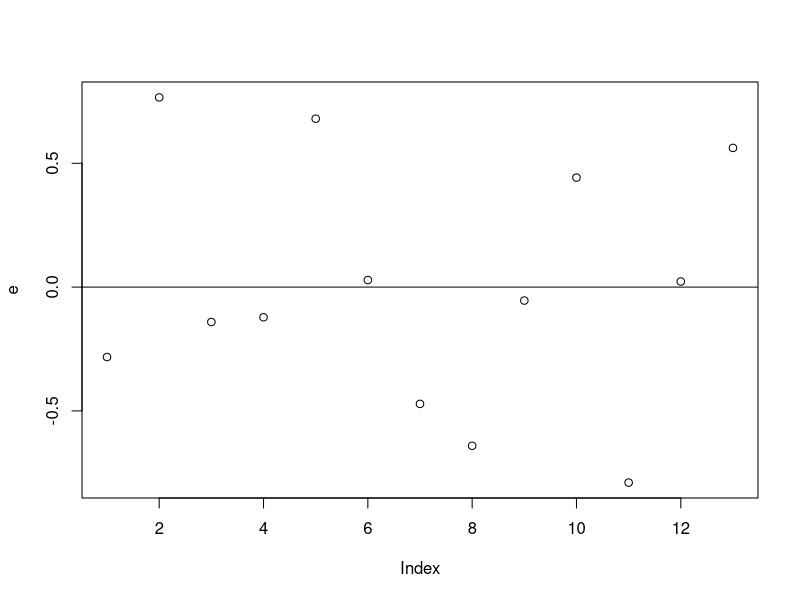

R code for this plot:
x = c(2000,2300,2500,2600,2800,3000,3100,3400,3700,3800,4000,4600,4800)
y = c(15,27,20,21,31,26,22,23,32,39,27,43,53)

cor.test(x,y)

# dobry model (b. dobry od 0.9)

model = lm(sqrt(y)~x)
summary(model)

# R-squared: 0.72

# model dobry, ale dupy nie urywa

# sqrt(Y) = 2.3250882 + 0.0009152*X + epsilon

# plot(x,sqrt(y))
# abline(model)

e = model$residuals

plot(e)
abline(h=0)
# Wykurwista chmura punktów

# H0: e nie rozni sie od normalnego
shapiro.test(e)
# p-value 0.63 zatem normalny

t.test(e)
# p-value 1 zatem ma w zerze

predict(model, list(x=3500), interval='p')^2

# Srednia wypadkow 30.56 pomiedzy 18.87 a 45 z 95% prawd


predict(model, list(x=3500), interval='c')^2

# Średni wynik 30.56 pomiedzy 27 a 34 z 95% prawd